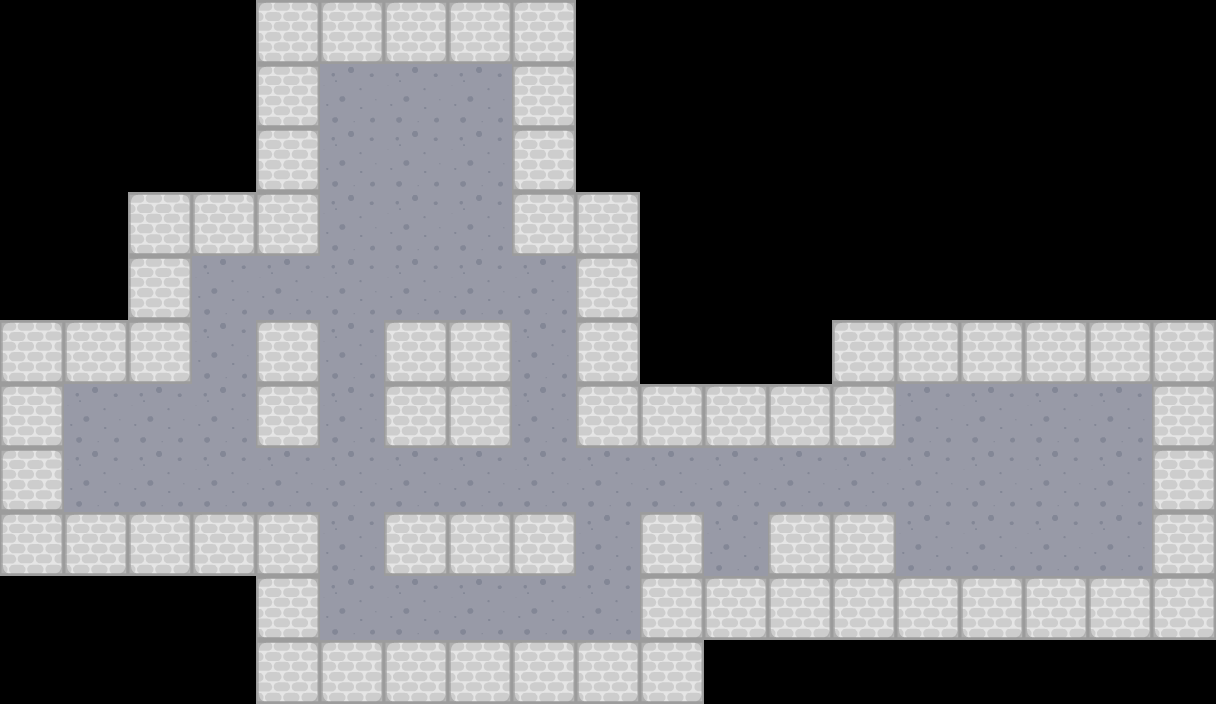

This is a level from a 2D game, rendered from its Tiled map with the project's own tilesets. A one-line summary and the complete map file follow:
An orthogonal 19x11 tile map with 64x64 px tiles, 2 tile layers (Слой тайлов 1, Слой тайлов 2), 3 tilesets and 34 objects (7x target, 6x box, player).

<map version="1.0" orientation="orthogonal" renderorder="right-down" width="19" height="11" tilewidth="64" tileheight="64" nextobjectid="43">
 <tileset firstgid="1" name="sprites" tilewidth="64" tileheight="64" tilecount="36" columns="6">
  <image source="../sprites/sokoban/sprites.png" width="421" height="421" />
 </tileset>
 <tileset firstgid="37" name="spritesx32" tilewidth="32" tileheight="32" tilecount="169" columns="13">
  <image source="../sprites/sokoban/sprites.png" width="421" height="421" />
 </tileset>
 <tileset firstgid="206" name="pieces" tilewidth="64" tileheight="64" tilecount="7" columns="7">
  <image source="../sprites/bomberman/pieces.png" width="448" height="64" />
 </tileset>
 <layer name="Слой тайлов 1" width="19" height="11">
  <data encoding="csv">
0,0,0,0,0,0,0,0,0,0,0,0,0,0,0,0,0,0,0,
0,0,0,0,0,32,32,32,0,0,0,0,0,0,0,0,0,0,0,
0,0,0,0,0,32,32,32,0,0,0,0,0,0,0,0,0,0,0,
0,0,0,0,0,32,32,32,0,0,0,0,0,0,0,0,0,0,0,
0,0,0,32,32,32,32,32,32,0,0,0,0,0,0,0,0,0,0,
0,0,0,32,0,32,0,0,32,0,0,0,0,0,0,0,0,0,0,
0,32,32,32,0,32,0,0,32,0,0,0,0,0,32,32,32,32,0,
0,32,32,32,32,32,32,32,32,32,32,32,32,32,32,32,32,32,0,
0,0,0,0,0,32,0,0,0,32,0,32,0,0,32,32,32,32,0,
0,0,0,0,0,32,32,32,32,32,0,0,0,0,0,0,0,0,0,
0,0,0,0,0,0,0,0,0,0,0,0,0,0,0,0,0,0,0
</data>
 </layer>
 <layer name="Слой тайлов 2" width="19" height="11">
  <data encoding="csv">
0,0,0,0,25,25,25,25,25,0,0,0,0,0,0,0,0,0,0,
0,0,0,0,25,0,0,0,25,0,0,0,0,0,0,0,0,0,0,
0,0,0,0,25,0,0,0,25,0,0,0,0,0,0,0,0,0,0,
0,0,25,25,25,0,0,0,25,25,0,0,0,0,0,0,0,0,0,
0,0,25,0,0,0,0,0,0,25,0,0,0,0,0,0,0,0,0,
25,25,25,0,25,0,25,25,0,25,0,0,0,25,25,25,25,25,25,
25,0,0,0,25,0,25,25,0,25,25,25,25,25,0,0,0,0,25,
25,0,0,0,0,0,0,0,0,0,0,0,0,0,0,0,0,0,25,
25,25,25,25,25,0,25,25,25,0,25,0,25,25,0,0,0,0,25,
0,0,0,0,25,0,0,0,0,0,25,25,25,25,25,25,25,25,25,
0,0,0,0,25,25,25,25,25,25,25,0,0,0,0,0,0,0,0
</data>
 </layer>
 <objectgroup name="targets">
  <object id="7" name="brown" type="target" gid="193" x="1040" y="433" width="32" height="32" />
  <object id="8" name="brown" type="target" gid="193" x="1040" y="433" width="32" height="32" />
  <object id="9" name="brown" type="target" gid="193" x="1040" y="497" width="32" height="32" />
  <object id="10" name="brown" type="target" gid="193" x="1040" y="561" width="32" height="32" />
  <object id="11" name="brown" type="target" gid="193" x="1104" y="561" width="32" height="32" />
  <object id="12" name="brown" type="target" gid="193" x="1104" y="433" width="32" height="32" />
  <object id="13" name="brown" type="target" gid="193" x="1104" y="497" width="32" height="32" />
 </objectgroup>
 <objectgroup name="boxes">
  <object id="1" name="brown" type="box" gid="29" x="320" y="192" width="64" height="64" />
  <object id="2" name="brown" type="box" gid="29" x="320" y="320" width="64" height="64" />
  <object id="3" name="brown" type="box" gid="29" x="448" y="256" width="64" height="64" />
  <object id="4" name="brown" type="box" gid="29" x="448" y="320" width="64" height="64" />
  <object id="5" name="brown" type="box" gid="29" x="128" y="512" width="64" height="64" />
  <object id="6" name="brown" type="box" gid="29" x="320" y="512" width="64" height="64" />
 </objectgroup>
 <objectgroup name="bonuses" />
 <objectgroup name="service">
  <object id="14" name="player" type="player" gid="18" x="704" y="576" width="64" height="64" />
 </objectgroup>
 <objectgroup name="collisions">
  <object id="16" x="256" y="0" width="320" height="64" />
  <object id="17" x="256" y="64" width="64" height="192" />
  <object id="18" x="128" y="192" width="128" height="64" />
  <object id="19" x="128" y="256" width="64" height="128" />
  <object id="20" x="0" y="320" width="128" height="64" />
  <object id="21" x="0" y="384" width="64" height="192" />
  <object id="22" x="64" y="512" width="256" height="64" />
  <object id="23" x="256" y="576" width="64" height="128" />
  <object id="24" x="320" y="640" width="384" height="64" />
  <object id="25" x="640" y="512" width="64" height="128" />
  <object id="26" x="704" y="576" width="512" height="64" />
  <object id="27" x="768" y="512" width="128" height="64" />
  <object id="28" x="512" y="64" width="64" height="192" />
  <object id="29" x="576" y="192" width="64" height="256" />
  <object id="30" x="640" y="384" width="256" height="64" />
  <object id="31" x="832" y="320" width="384" height="64" />
  <object id="32" x="1152" y="384" width="64" height="192" />
  <object id="33" x="384" y="512" width="192" height="64" />
  <object id="34" x="384" y="320" width="128" height="128" />
  <object id="35" x="256" y="320" width="64" height="128" />
 </objectgroup>
</map>
